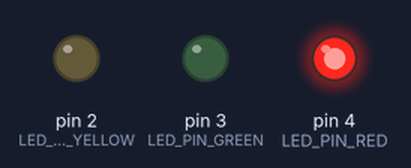
The sketch below on a simulated Arduino Uno, built with avr-gcc and run on an emulated ATmega328P. On the bench: output pins drawn as LEDs (lit = HIGH).

Above: at 0.5 s.
At 3.5 s:
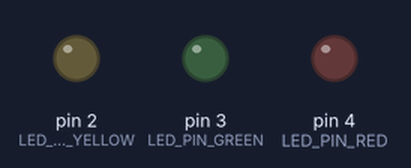
At 9.5 s:
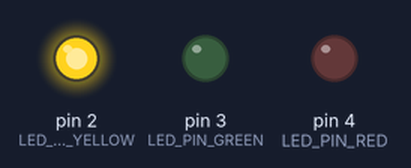
At 12.5 s:
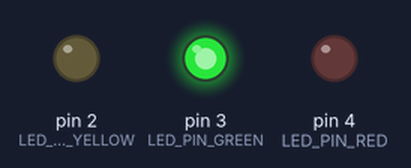
Timing chart, 0 to 13.0 s (numbered marks = the images above):
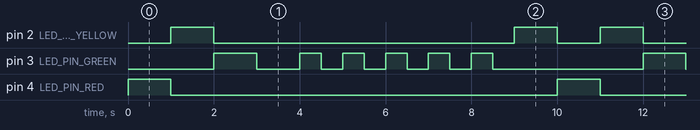

The sketch:

PW1.ino
```cpp
#define LED_PIN_GREEN 3
#define LED_PIN_YELLOW 2
#define LED_PIN_RED 4

void setup() {
  pinMode(LED_PIN_GREEN, OUTPUT);
  pinMode(LED_PIN_YELLOW, OUTPUT);
  pinMode(LED_PIN_RED, OUTPUT);
}
void loop() {
  digitalWrite(LED_PIN_RED, HIGH);
  delay(1000);
  digitalWrite(LED_PIN_RED, LOW);
  digitalWrite(LED_PIN_YELLOW, HIGH);
  delay(1000);
  digitalWrite(LED_PIN_YELLOW, LOW);
  digitalWrite(LED_PIN_GREEN, HIGH);
  delay(1000);
  digitalWrite(LED_PIN_GREEN, LOW);
  delay(1000);

  for (int i = 1; i <= 5; i++){
  digitalWrite(LED_PIN_GREEN, HIGH);
  delay(500);
  digitalWrite(LED_PIN_GREEN, LOW);
  delay(500);
  }

  digitalWrite(LED_PIN_YELLOW, HIGH);
  delay(1000);
  digitalWrite(LED_PIN_YELLOW, LOW);
}
```

Measured:
- by itself, pin 2 (LED_PIN_YELLOW): repeats every 10.0 s: LOW 7.0 s, HIGH 1.0 s, LOW 1.0 s, HIGH 1.0 s
- by itself, pin 3 (LED_PIN_GREEN): repeats every 10.0 s: LOW 1.0 s, 4 × (HIGH 0.50 s, LOW 0.50 s), HIGH 0.50 s, LOW 3.5 s, HIGH 1.0 s
- by itself, pin 4 (LED_PIN_RED): alternates HIGH for 1.0 s and LOW for 9.0 s
